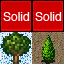

A 2D game scene composited from a Tiled map and its tileset images. What follows is a short description and the map's XML, with every tile layer's data as written:
An orthogonal 2x2 tile map with 32x32 px tiles, 3 tile layers (bg, fg, collision), 2 tilesets.

<map version="1.0" orientation="orthogonal" width="2" height="2" tilewidth="32" tileheight="32">
 <tileset firstgid="1" name="metatiles32x32" tilewidth="32" tileheight="32">
  <image source="images/metatiles32x32.png" width="160" height="32" />
 </tileset>
 <tileset firstgid="6" name="newworld" tilewidth="32" tileheight="32">
  <image source="images/newworld.png" width="256" height="576" />
 </tileset>
 <layer name="bg" width="2" height="2">
  <data>
   <tile gid="6" />
   <tile gid="7" />
   <tile gid="8" />
   <tile gid="9" />
  </data>
 </layer>
 <layer name="fg" width="2" height="2">
  <data>
   <tile gid="72" />
   <tile gid="53" />
   <tile gid="12" />
   <tile gid="106" />
  </data>
 </layer>
 <layer name="collision" width="2" height="2">
  <data>
   <tile gid="1" />
   <tile gid="1" />
   <tile gid="0" />
   <tile gid="0" />
  </data>
 </layer>
</map>
